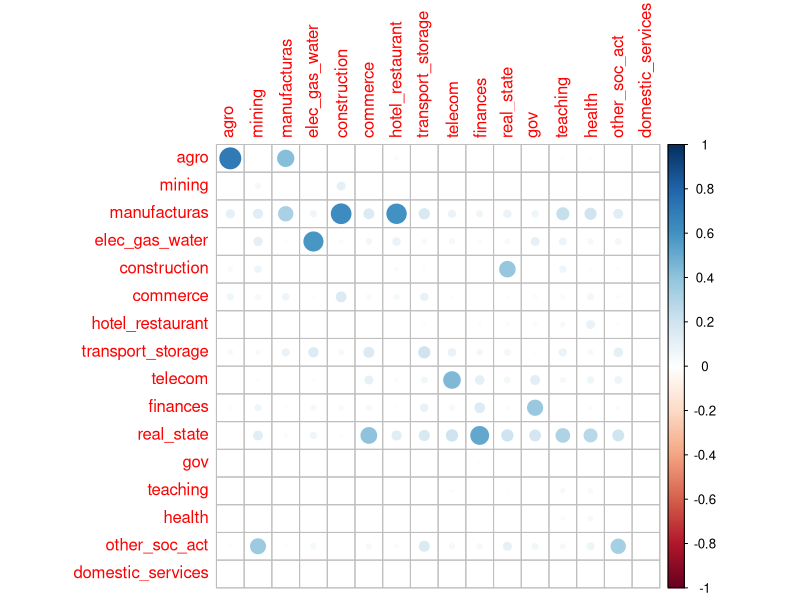

The R source for this figure:
##Since the other script was really messy, I'll start again
library(tidyverse)
library(readxl)
matriz1<-read_excel("matriz-insumo-productoexcel.xlsx", skip = 5)
matriz1<-matriz1[,-c(1:3)]
matriz1<-matriz1[c(1:124),c(1:124)]
#View(matriz1)


##Lets reduce the matrix to a more workable format, getting the sums of each sector

##Getting summary of columns
agro<-rowSums(matriz1[,(1:11),drop = F], na.rm = T)
mining<-rowSums(matriz1[,(12:14),drop = F], na.rm = T)
manufacturas<-rowSums(matriz1[,(15:92),drop = F], na.rm = T)
elec_gas_water<-rowSums(matriz1[,(93:95),drop = F], na.rm = T)
construction<-rowSums(matriz1[,(96),drop = F], na.rm = T)
commerce<-rowSums(matriz1[,(97:98),drop = F], na.rm = T)
hotel_restaurant<-rowSums(matriz1[,(99:100),drop = F], na.rm = T)
transport_storage<-rowSums(matriz1[,(101:106),drop = F], na.rm = T)
telecom<-rowSums(matriz1[,(107:108),drop = F], na.rm = T)
finances<-rowSums(matriz1[,(109:110),drop = F], na.rm = T)
real_state<-rowSums(matriz1[,(111:112),drop = F], na.rm = T)
gov<-rowSums(matriz1[,(113),drop = F], na.rm = T)
teaching<-rowSums(matriz1[,(114:115),drop = F], na.rm = T)
health<-rowSums(matriz1[,(116:119),drop = F], na.rm = T)
other_soc_act<-rowSums(matriz1[,(120:123),drop = F], na.rm = T)
domestic_services<-rowSums(matriz1[,(124),drop = F], na.rm = T)

##temp io_matriz
nmatriz<-cbind(agro,mining,manufacturas,elec_gas_water,construction,commerce,
               hotel_restaurant,transport_storage,telecom,finances,real_state,
               gov,teaching,health,other_soc_act,domestic_services)

##Getting summary of rows
agro1<-colSums(nmatriz[(1:11),,drop = F], na.rm = T)
mining1<-colSums(nmatriz[(12:14),,drop = F], na.rm = T)
manufacturas1<-colSums(nmatriz[(15:92),,drop = F], na.rm = T)
elec_gas_water1<-colSums(nmatriz[(93:95),,drop = F], na.rm = T)
construction1<-colSums(nmatriz[(96),,drop = F], na.rm = T)
commerce1<-colSums(nmatriz[(97:98),,drop = F], na.rm = T)
hotel_restaurant1<-colSums(nmatriz[(99:100),,drop = F], na.rm = T)
transport_storage1<-colSums(nmatriz[(101:106),,drop = F], na.rm = T)
telecom1<-colSums(nmatriz[(107:108),,drop = F], na.rm = T)
finances1<-colSums(nmatriz[(109:110),,drop = F], na.rm = T)
real_state1<-colSums(nmatriz[(111:112),,drop = F], na.rm = T)
gov1<-colSums(nmatriz[(113),,drop = F], na.rm = T)
teaching1<-colSums(nmatriz[(114:115),,drop = F], na.rm = T)
health1<-colSums(nmatriz[(116:119),,drop = F], na.rm = T)
other_soc_act1<-colSums(nmatriz[(120:123),,drop = F], na.rm = T)
domestic_services1<-colSums(nmatriz[(124),,drop = F], na.rm = T)

##final io_matrix
io_matrix<-rbind(agro1,mining1,manufacturas1,elec_gas_water1,construction1,commerce1,
                   hotel_restaurant1,transport_storage1,telecom1,finances1,real_state1,
                   gov1,teaching1,health1,other_soc_act1,domestic_services1)

##Same name for cols and rows
rownames(io_matrix)<-colnames(io_matrix)

##Transform into coeficient matrix
#View(io_matrix)
io_matrix_coef <- sweep(io_matrix, 2, colSums(io_matrix),`/`)
io_matrix_coef[,ncol(io_matrix_coef)]<-0
#View(io_matrix_coef)
library(corrplot)
corrplot(as.matrix(io_matrix_coef), method = "circle")
View(io_matrix_coef)
